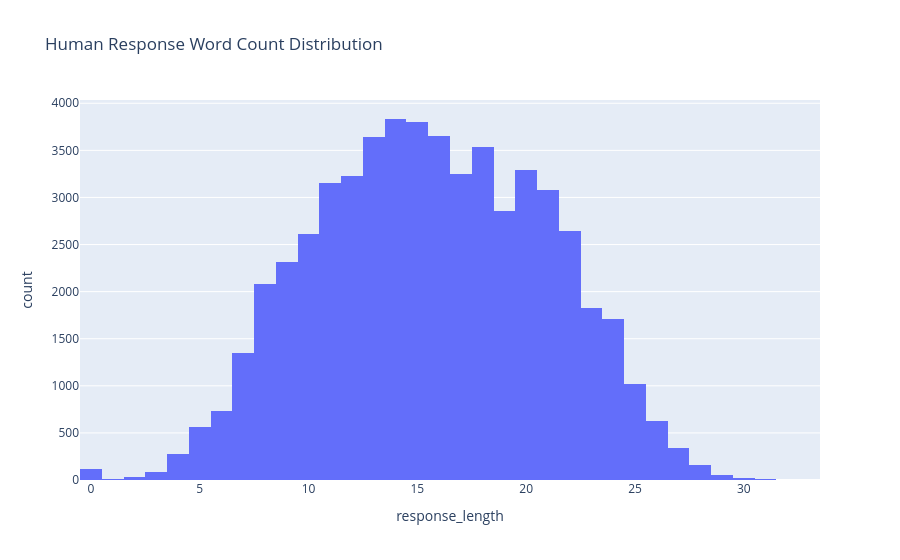

Notebook cell for this chart:
### Code cell
generator_df['response_length'] = generator_df['response'].fillna('').apply(lambda x: len(str(x).split()))

fig3 = px.histogram(generator_df, x='response_length', nbins=50, 
                    title='Human Response Word Count Distribution')
fig3.show()

print("Responses Stats:")
print(generator_df['response_length'].describe())

### Figure 1 — Plotly figure (JSON) as saved in the notebook; plotly's stock layout.template omitted (floating-point values rounded to 4 significant figures; data arrays with more than 128 entries replaced by an {"elided": "..."} marker saying what was removed)
{"data": [{"bingroup": "x", "hovertemplate": "response_length=%{x}<br>count=%{y}<extra></extra>", "legendgroup": "", "marker": {"color": "#636efa", "pattern": {"shape": ""}}, "name": "", "nbinsx": 50, "orientation": "v", "showlegend": false, "type": "histogram", "x": {"elided": "55896 int values"}, "xaxis": "x", "yaxis": "y"}], "layout": {"barmode": "relative", "legend": {"tracegroupgap": 0}, "title": {"text": "Human Response Word Count Distribution"}, "xaxis": {"anchor": "y", "domain": [0, 1], "title": {"text": "response_length"}}, "yaxis": {"anchor": "x", "domain": [0, 1], "title": {"text": "count"}}}}
